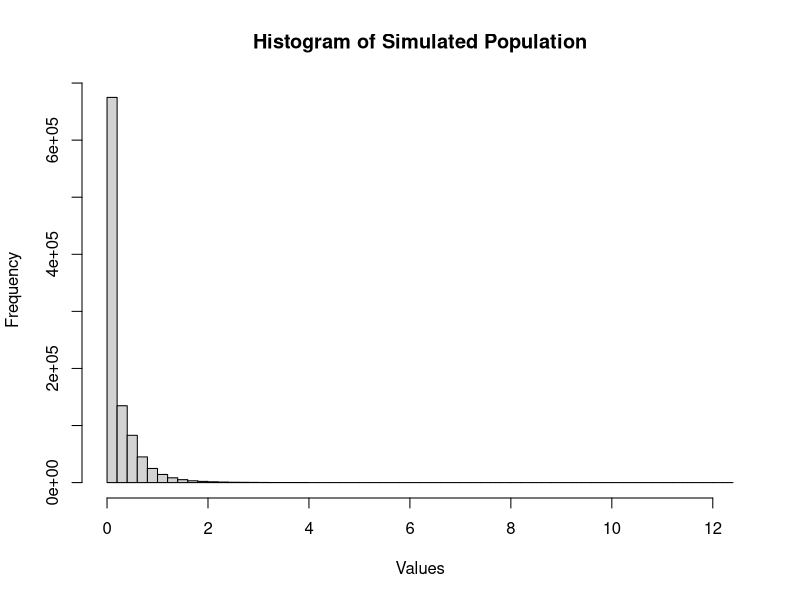
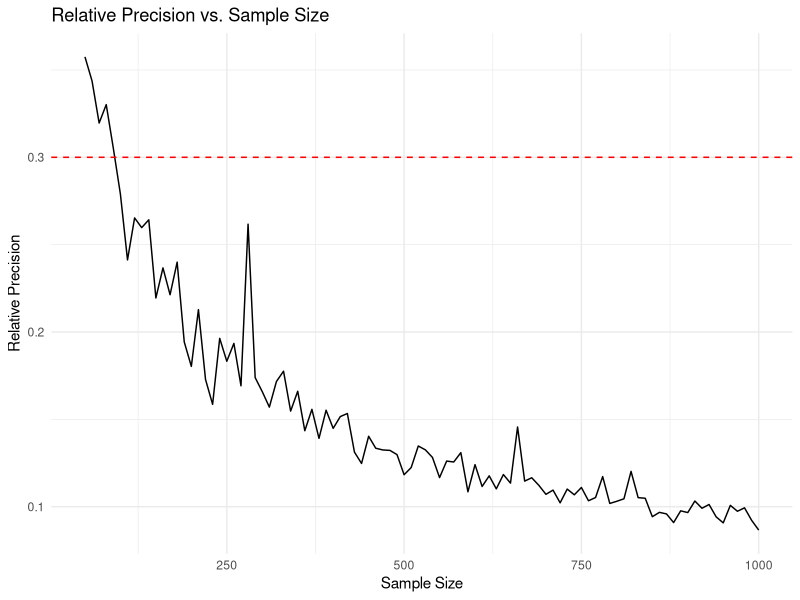
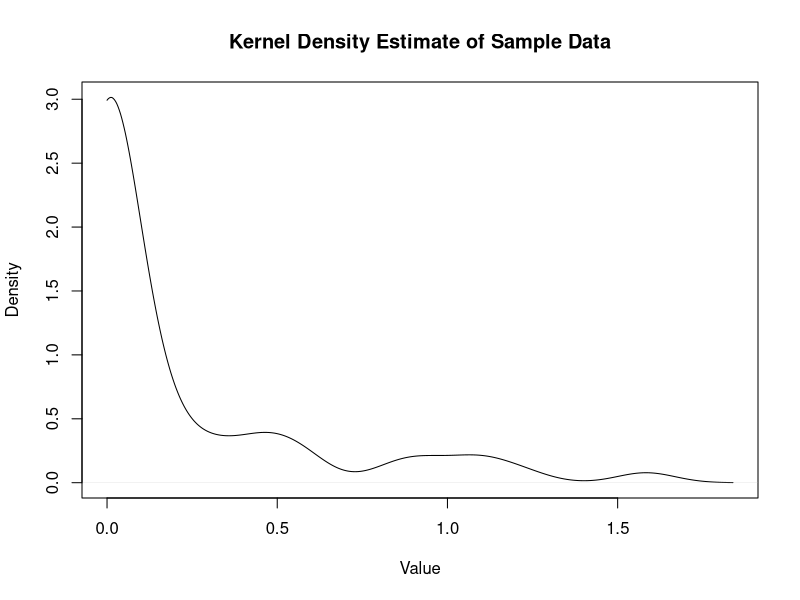
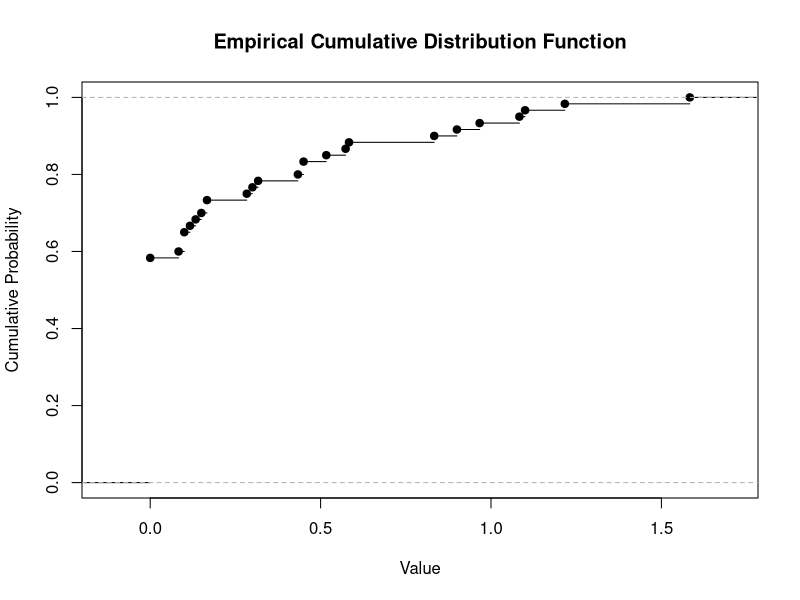
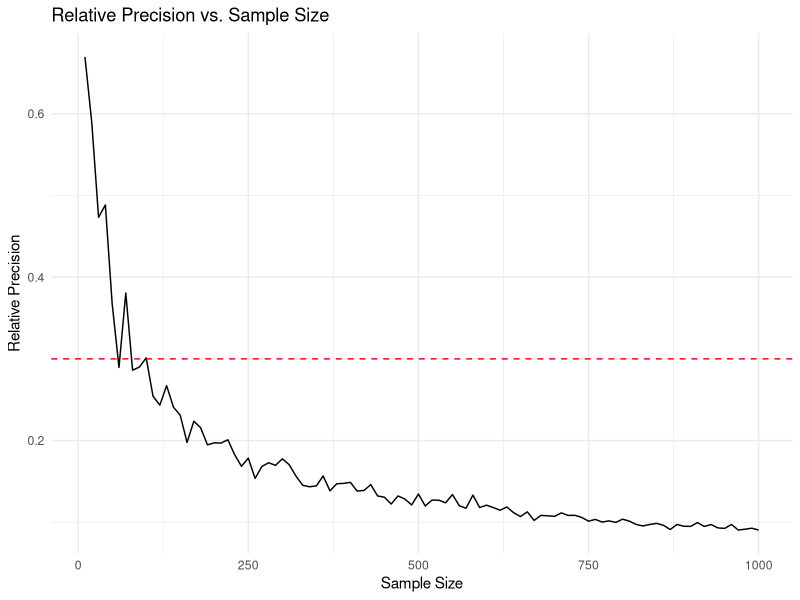

R code for these plots, in order:


# Statistics Assumption ---------------------------------------------------

z_score <- 1.645  # Z-score for 90% confidence
relative_precision <- 0.30  # Desired relative precision (30%)


# Parametric Estimation ---------------------------------------------------

# Parameters
set.seed(123)  # For reproducibility
zero_inflation_rate <- 0.6  # Proportion of zeros in the population
mean_value <- 0.5  # Mean value of non-zero elements
sd <- 0.42

# Function to simulate a zero-inflated population
simulate_poisson_population <- function(size, zero_rate, mean_val) {
  non_zero_count <- round(size * (1 - zero_rate))
  zero_count <- size - non_zero_count
  c(rep(0, zero_count), rpois(non_zero_count, lambda = mean_val))
}

# Function to simulate a zero-inflated log-normal population
simulate_log_normal_population <- function(size, zero_rate, normal_mean, normal_sd) {
  # Calculate log scale parameters
  log_mean <- log(normal_mean^2 / sqrt(normal_mean^2 + normal_sd^2))
  log_sd <- sqrt(log(1 + (normal_sd^2 / normal_mean^2)))
  
  # Generate zero-inflated data
  zero_count <- round(size * zero_rate)
  non_zero_count <- size - zero_count
  zeros <- rep(0, zero_count)
  non_zeros <- rlnorm(non_zero_count, meanlog = log_mean, sdlog = log_sd)
  c(zeros, non_zeros)
}


# Function to calculate relative precision for a given sample size
calculate_relative_precision <- function(sample_size, z, data) {
  sample <- sample(data, sample_size, replace = TRUE)
  mean_sample <- mean(sample)
  sd_sample <- sd(sample)
  se <- sd_sample / sqrt(sample_size)
  z * se / mean_sample  # Relative precision
}

# Simulate population
population_size <- 1000000
population <- simulate_poisson_population(population_size, zero_inflation_rate, mean_value)
population <- simulate_log_normal_population(population_size, zero_inflation_rate, mean_value, sd)

hist(population, breaks = 50, main = "Histogram of Simulated Population", xlab = "Values")

# Calculate overall mean and standard deviation
overall_mean <- mean(population)
overall_sd <- sd(population)

cat("Overall Mean (All Values):", overall_mean, "\n")
cat("Overall SD (All Values):", overall_sd, "\n")

# Find minimum sample size
sample_sizes <- seq(50, 1000, by = 10)  # Test sample sizes from 50 to 1000
results <- data.frame(Sample_Size = sample_sizes)

results$Relative_Precision <- sapply(sample_sizes, function(n) {
  calculate_relative_precision(n, z_score, population)
})

# Filter results to find the smallest sample size meeting the precision goal
optimal_sample_size <- min(results$Sample_Size[results$Relative_Precision <= relative_precision], na.rm = TRUE)
optimal_sample_size
# Display results
print(results)
cat("Optimal Sample Size:", optimal_sample_size, "\n")

# Optional: Plot the results
library(ggplot2)
ggplot(results, aes(x = Sample_Size, y = Relative_Precision)) +
  geom_line() +
  geom_hline(yintercept = relative_precision, linetype = "dashed", color = "red") +
  labs(title = "Relative Precision vs. Sample Size",
       x = "Sample Size",
       y = "Relative Precision") +
  theme_minimal()



# Non-Paremetric Estimation -----------------------------------------------

# Sample data from the image
sample_data <- c(0, 0.1, 0, 0.516666667, 1.083333333, 0, 0.45, 0, 0, 0, 
                 0, 0, 0.1, 0.583333333, 0, 0, 1.1, 0, 0, 0, 
                 0.316666667, 0.116666667, 0.1, 0, 0, 0, 0, 
                 0.166666667, 0, 0, 0, 0.166666667, 0.833333333, 
                 0.45, 0, 0, 0.3, 0.9, 0, 0.15, 0.433333333, 0, 
                 0, 0, 0, 0, 0.083333333, 0.283333333, 0.573333333, 
                 1.216666667, 0, 0, 0, 0.966666667, 1.583333333, 
                 0, 0, 0, 0.133333333, 0)

# Estimate the empirical distribution
density_estimate <- density(sample_data, from = 0)  # KDE
plot(density_estimate, main = "Kernel Density Estimate of Sample Data",
     xlab = "Value", ylab = "Density")

# Sample from the estimated density
library(MASS)
sampled_data <- sample(sample_data, size = 1000, replace = TRUE)  # Resampling from empirical data


# Generate ECDF
ecdf_model <- ecdf(sample_data)
plot(ecdf_model, main = "Empirical Cumulative Distribution Function", xlab = "Value", ylab = "Cumulative Probability")


# Iterative sample size search
sample_sizes <- seq(10, 1000, by = 10)  # Test sample sizes
results <- data.frame(Sample_Size = sample_sizes)

# Calculate overall mean and standard deviation
overall_mean <- mean(population)
overall_sd <- sd(population)

cat("Overall Mean (All Values):", overall_mean, "\n")
cat("Overall SD (All Values):", overall_sd, "\n")


results$Relative_Precision <- sapply(sample_sizes, function(n) {
  calculate_relative_precision(n, z_score, sample_data)
})

# Find the minimum sample size meeting the 30% precision
optimal_sample_size <- min(results$Sample_Size[results$Relative_Precision <= relative_precision])

# Display results
cat("Optimal Sample Size:", optimal_sample_size, "\n")

# Plot the results
library(ggplot2)
ggplot(results, aes(x = Sample_Size, y = Relative_Precision)) +
  geom_line() +
  geom_hline(yintercept = relative_precision, linetype = "dashed", color = "red") +
  labs(title = "Relative Precision vs. Sample Size",
       x = "Sample Size",
       y = "Relative Precision") +
  theme_minimal()
